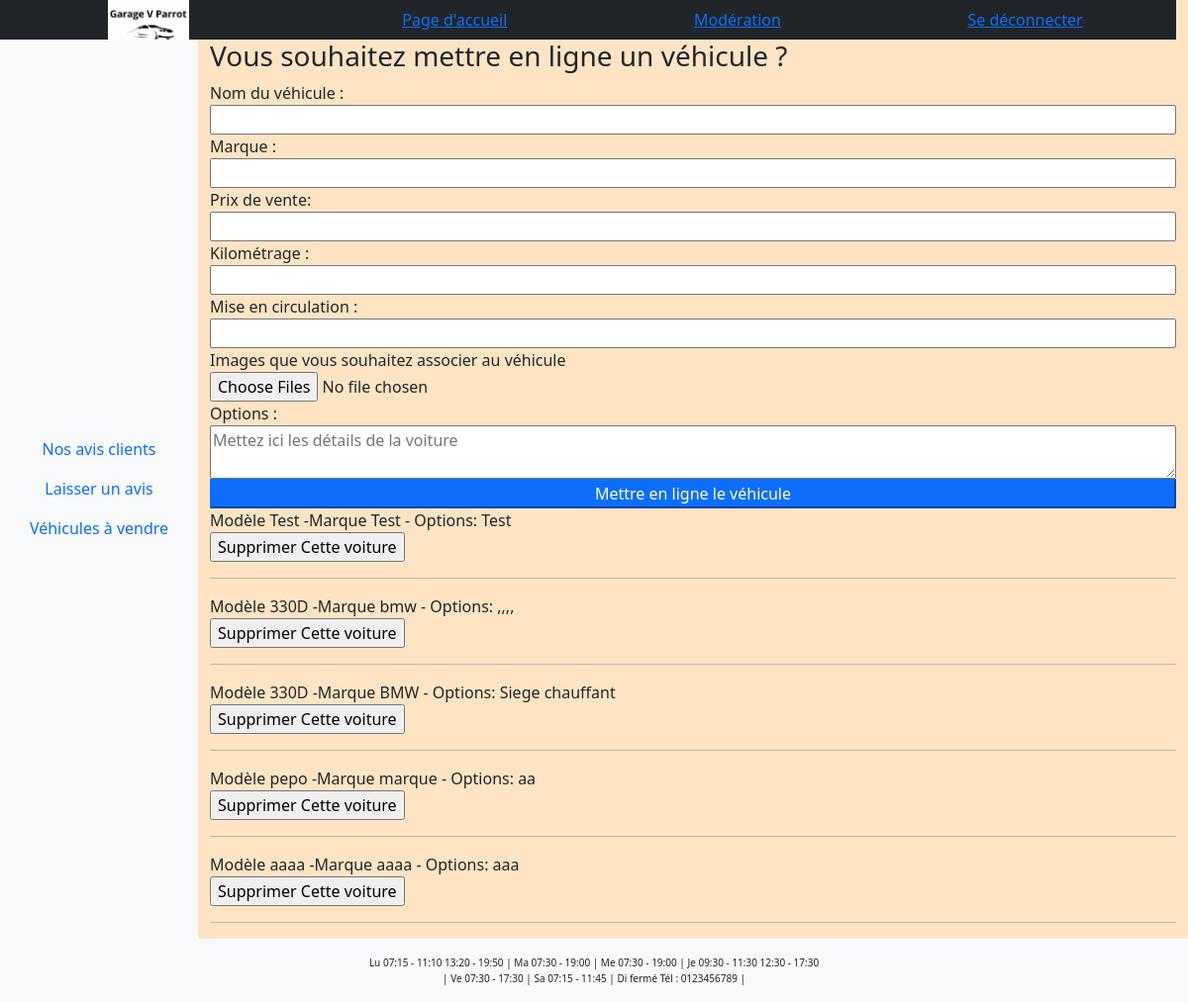
Page /addcar.php (signed in) on the committed database.
### tables this page shows
CREATE TABLE `cars` (
  `id` int(11) NOT NULL AUTO_INCREMENT,
  `carName` varchar(70) NOT NULL,
  `mileage` int(11) NOT NULL,
  `price` decimal(10,2) NOT NULL,
  `firstCirculation` int(5) DEFAULT NULL,
  `photoNames` text DEFAULT NULL,
  `options` text DEFAULT NULL,
  `brand` varchar(70) NOT NULL,
  PRIMARY KEY (`id`)
);

CREATE TABLE `businesshours` (
  `id` tinyint(1) NOT NULL AUTO_INCREMENT,
  `openingmorning` char(5) DEFAULT NULL,
  `closingmorning` char(5) DEFAULT NULL,
  `secondperiod` tinyint(1) DEFAULT NULL,
  `openingafternoon` char(5) DEFAULT NULL,
  `closingafternoon` char(5) DEFAULT NULL,
  `open` tinyint(1) NOT NULL,
  PRIMARY KEY (`id`)
);

### addcar.php (called while the page is built)
<?php require_once __DIR__."/View/add_car.php";

### Model/Entity/get_car_list.php (the view, shortened to what this page needs)
<?php
require_once __DIR__ . '/../config/config.php';
if (isset($_SESSION['user_role'])) {
    if ($_SESSION['user_role'] == 1 || $_SESSION['user_role'] == 2) {
        try {
            $query = "SELECT carName, brand, options, id FROM cars ORDER BY id DESC";
            $stmt = $pdo->prepare($query);
            $stmt->execute();
            while ($row = $stmt->fetch())
{
    echo "Modèle " . $row["carName"]. " -Marque " . $row["brand"]. " - Options: " . $row["options"]. "<br>" . '<form action="/garageVparrot/Model/Entity/delete_car.php" method="post">
    <input id="car_id" type="hidden" name="car_id" value='.$row["id"].'>
    <input class btn-warning type="submit" name="delete_car" value="Supprimer Cette voiture">
</form><hr>';
} } catch (PDOException $e) {
    echo "une erreur s'est produite"; }
} else { header("/garageVparrot/index.html");
    exit();
}} else { header("/garageVparrot/index.html");
    exit();
}

### Model/Entity/commonTimeView.php
<?php
    require_once __DIR__ . '/../config/config.php';
        echo"<div class=small-txt>";
        try {
            $gettable = "SELECT * from businesshours";
            $get = $pdo->prepare($gettable);
            $get->execute();
            function dayAssociationShort($int)
            {
                $days = [
                    1 => 'Lu',
                    2 => 'Ma',
                    3 => 'Me',
                    4 => 'Je',
                    5 => 'Ve',
                    6 => 'Sa',
                    7 => 'Di'
                ];
                return isset($days[$int]) ? $days[$int] : null;
            }
            while ($row = $get->fetch(PDO::FETCH_ASSOC)) {
                $day = dayAssociationShort($row["id"]);
                $break = $row["secondperiod"];
                $open = $row["open"];
                $openAM = $row["openingmorning"];
                $closeAM = $row["closingmorning"];
                $openPM = $row["openingafternoon"];
                $closePM = $row["closingafternoon"];
                $morningHours = $openAM . ' - ' . $closeAM;
                $afternoonHours = $openPM . ' - ' . $closePM;
                if ($open == 0) {
                    if ($break == 0) {
                        echo "$day $morningHours $afternoonHours";
                    } else {
                        echo "$day $morningHours";
                    }
                } else {
                    echo "$day fermé";
                }
                if ($day=="Je" ) {echo "<div class-col-md12>";} else {}
                if ($day=="Di") {
                    echo " Tél : 0123456789 ";
            }echo " | ";}
            echo "</div>";
            echo "</div>";
        } catch (PDOException $e) {
            echo "Error: ";
        }

### View/common/stylesheets/header.css (style rules this page uses)
.small-txt { font-size: x-small; line-height: 1rem; position: relative; left: 0; bottom: 0; width: 100%; background-color: #f8f9fa; text-align: center; }
body { display: flex; flex-direction: column; height: 90vh; margin: 0; }
html, body, .navbar { height: 100%; }
body { display: flex; flex-direction: column; background-color: bisque; }

### rows in the picture
cars: carName "Test", brand "Test", options "Test"
cars: carName "330D", brand "bmw", options ",,,,"
cars: carName "330D", brand "BMW", options "Siege chauffant"
cars: carName "pepo", brand "marque", options "aa"
cars: carName "aaaa", brand "aaaa", options "aaa"
businesshours: id "Lu", morningHours "07:15 - 11:10", afternoonHours "13:20 - 19:50"
businesshours: id "Ma", morningHours "07:30 - 19:00"
businesshours: id "Me", morningHours "07:30 - 19:00"
businesshours: id "Je", morningHours "09:30 - 11:30", afternoonHours "12:30 - 17:30"
businesshours: id "Ve", morningHours "07:30 - 17:30"
businesshours: id "Sa", morningHours "07:15 - 11:45"
businesshours: id "Di", shows "Tél : 0123456789"
